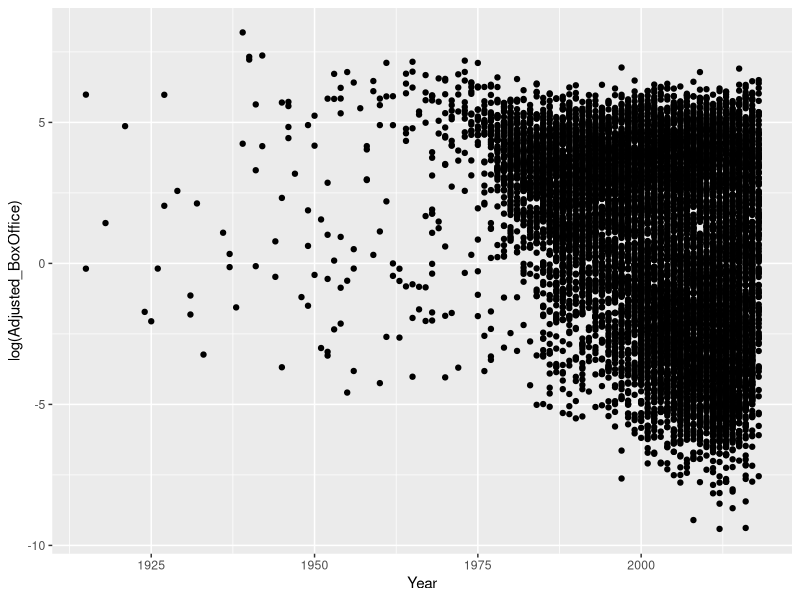
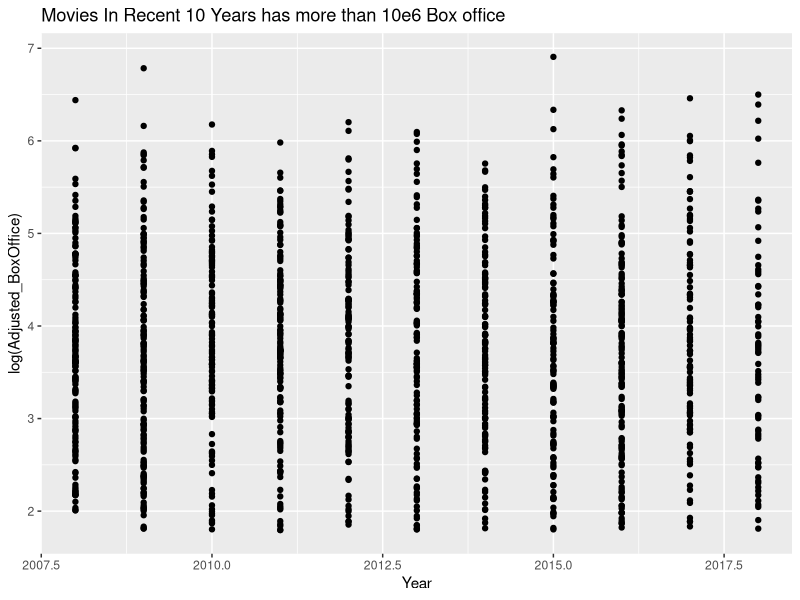
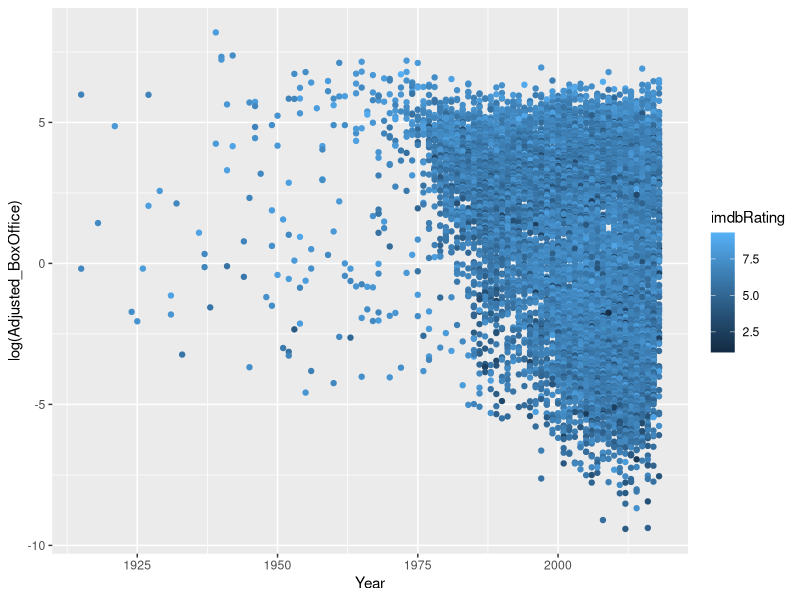
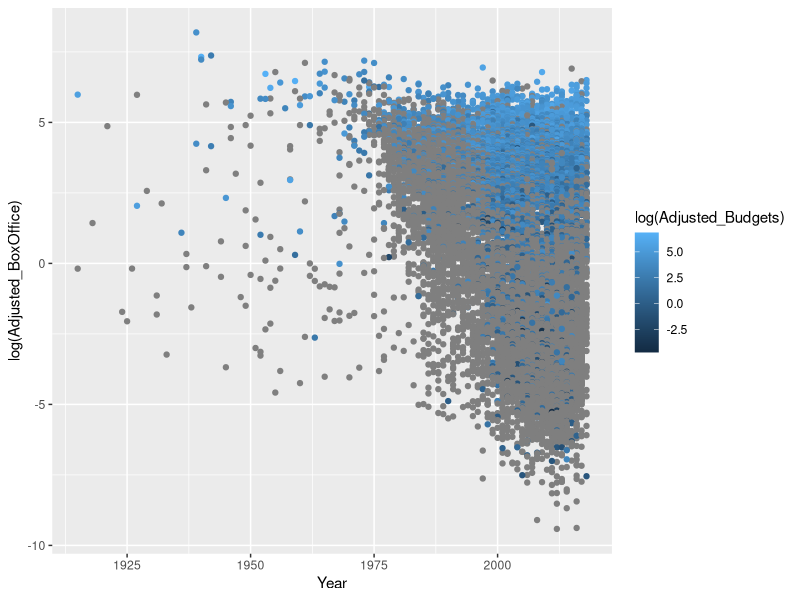
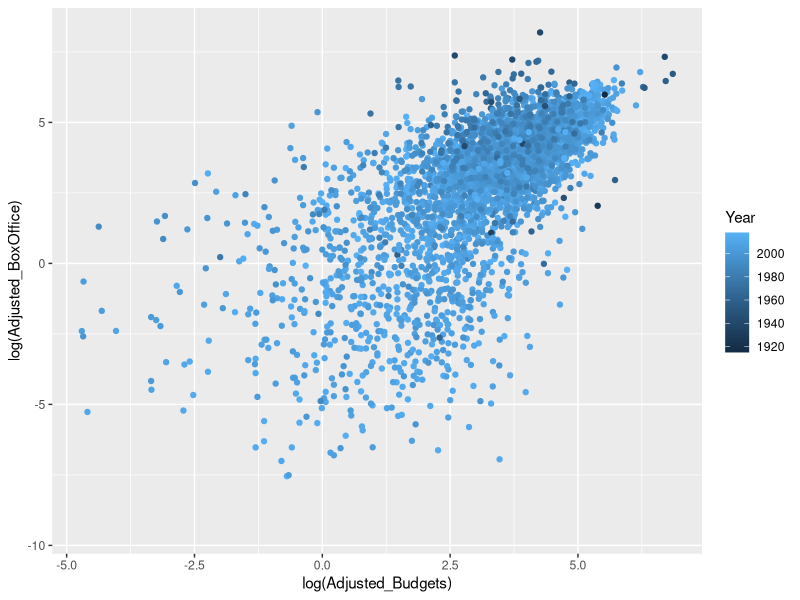
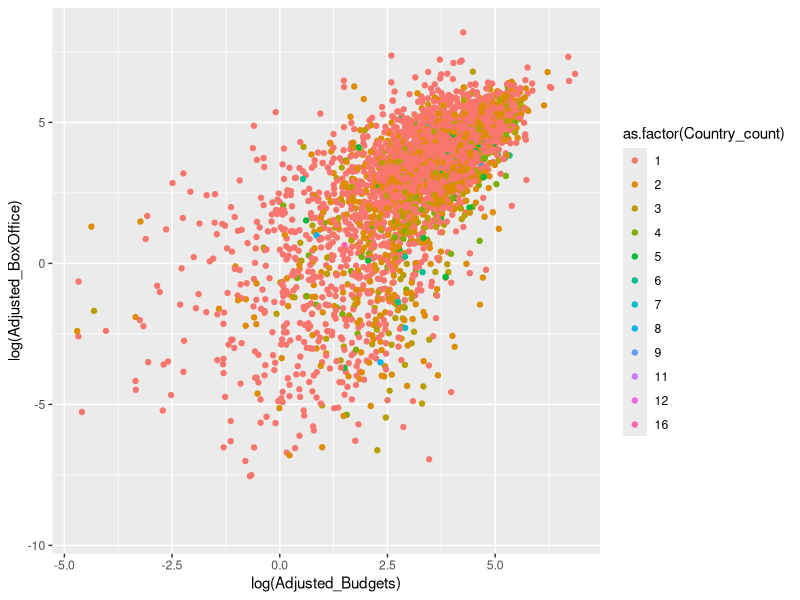
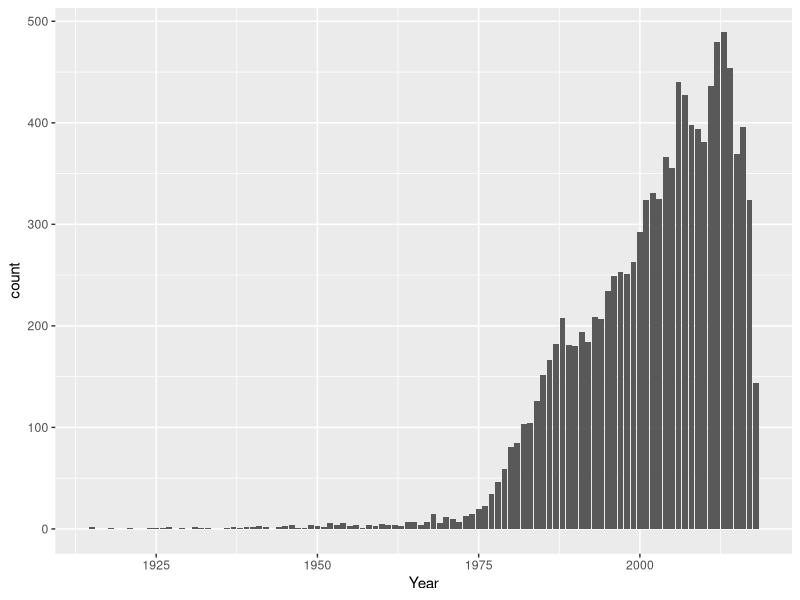
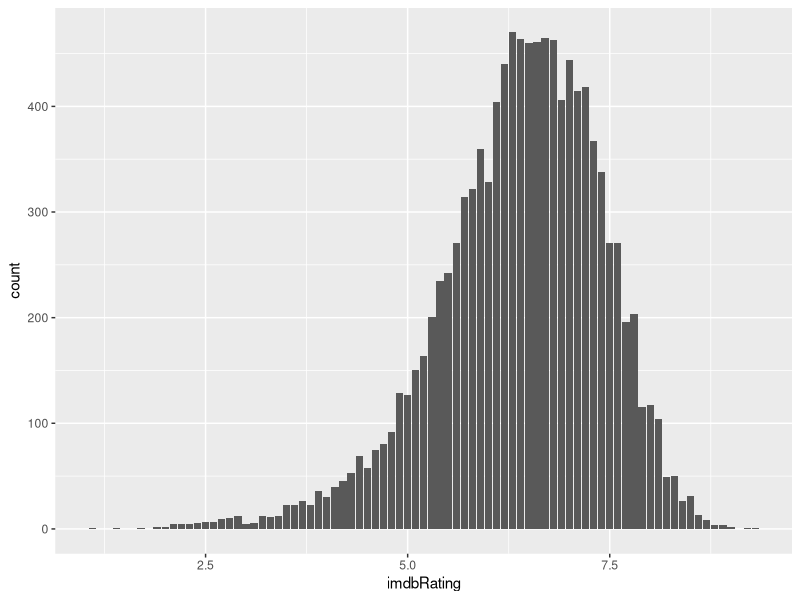

These figures' R source, in order:
## ---- chunk 1
library(ggplot2)
## ---- chunk 2
data <- read.csv("data_combined_budget.csv")
## ---- chunk 3
ggplot(data = data) + 
    geom_point(mapping = aes(y = log(Adjusted_BoxOffice), x = Year))
## ---- chunk 4
ggplot(data = data[data$Year>=2008 & data$Adjusted_BoxOffice>=6 ,]) + 
    geom_point(mapping = aes(y = log(Adjusted_BoxOffice), x = Year)) +
    ggtitle("Movies In Recent 10 Years has more than 10e6 Box office")
## ---- chunk 5
ggplot(data = data) + 
    geom_point(mapping = aes(x = log(Adjusted_BoxOffice), y = Year, 
               color = imdbRating)) + coord_flip()
## ---- chunk 6
ggplot(data = data) + 
    geom_point(mapping = aes(x = log(Adjusted_BoxOffice), y = Year, 
               color = log(Adjusted_Budgets))) + coord_flip()
## ---- chunk 7
ggplot(data = data) + 
    geom_point(mapping = aes(x = log(Adjusted_Budgets), 
                             y = log(Adjusted_BoxOffice), color = Year))
## ---- chunk 8
ggplot(data = data) + 
    geom_point(mapping = aes(x = log(Adjusted_Budgets), 
                             y = log(Adjusted_BoxOffice), 
                             color = as.factor(Country_count)))
## ---- chunk 9
ggplot(data = data) + 
  geom_bar(mapping = aes(x = Year))
## ---- chunk 10
ggplot(data = data) + 
  geom_bar(mapping = aes(x = imdbRating))
## ---- chunk 11
ggplot(data = data[data$Year>=2008,]) + 
  geom_bar(mapping = aes(x = imdbRating)) + 
    ggtitle("Movies In Recent 10 Years") +
    theme(plot.title = element_text(lineheight=.8, face="bold"))
## ---- chunk 12
ggplot(data = data[data$Year>=2008,], 
       mapping = aes(x = as.factor(Year), y = imdbRating, 
                     colour = as.factor(Year))) + geom_boxplot()
## ---- chunk 13
ggplot(data = data[data$Year>=2008,], 
       mapping = aes(x = as.factor(Year), y = log(Adjusted_BoxOffice), 
                     colour = as.factor(Year))) + geom_boxplot()
## ---- chunk 14
USA = data[grep("USA", data$Country), ]
CHINA = data[grep("China", data$Country), ]
## ---- chunk 15
ggplot(data = USA) + 
  geom_bar(mapping = aes(x = imdbRating))
## ---- chunk 16
ggplot(data = CHINA) + 
  geom_bar(mapping = aes(x = imdbRating))
## ---- chunk 17
CHINA[, "CRY"] = "CHINA"
USA[, "CRY"] = "USA"
USA_CHINA = rbind(CHINA, USA)
## ---- chunk 18
ggplot(data = USA_CHINA) + 
  geom_point(mapping = aes(y = imdbRating, x = as.factor(CRY)))
